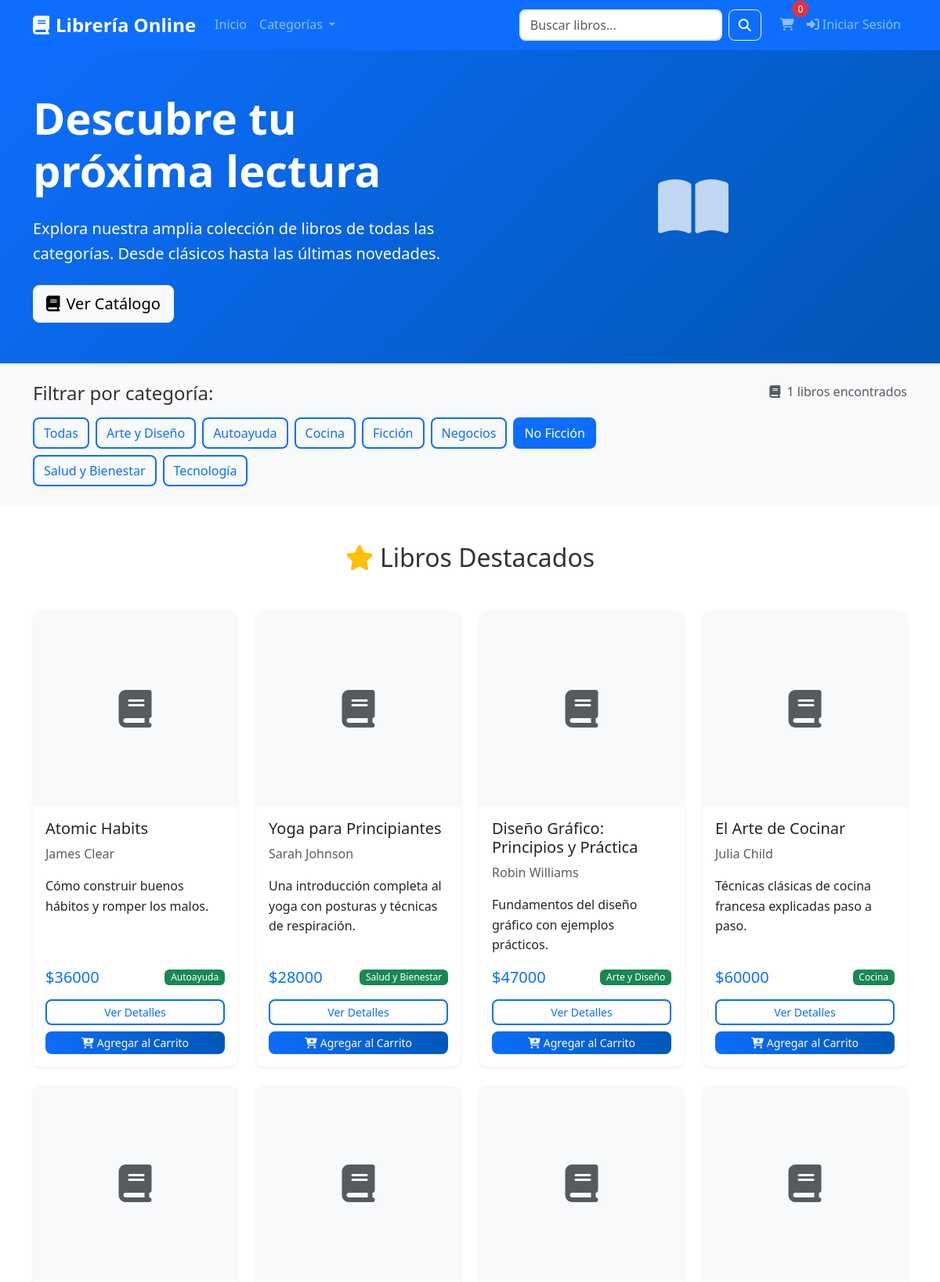
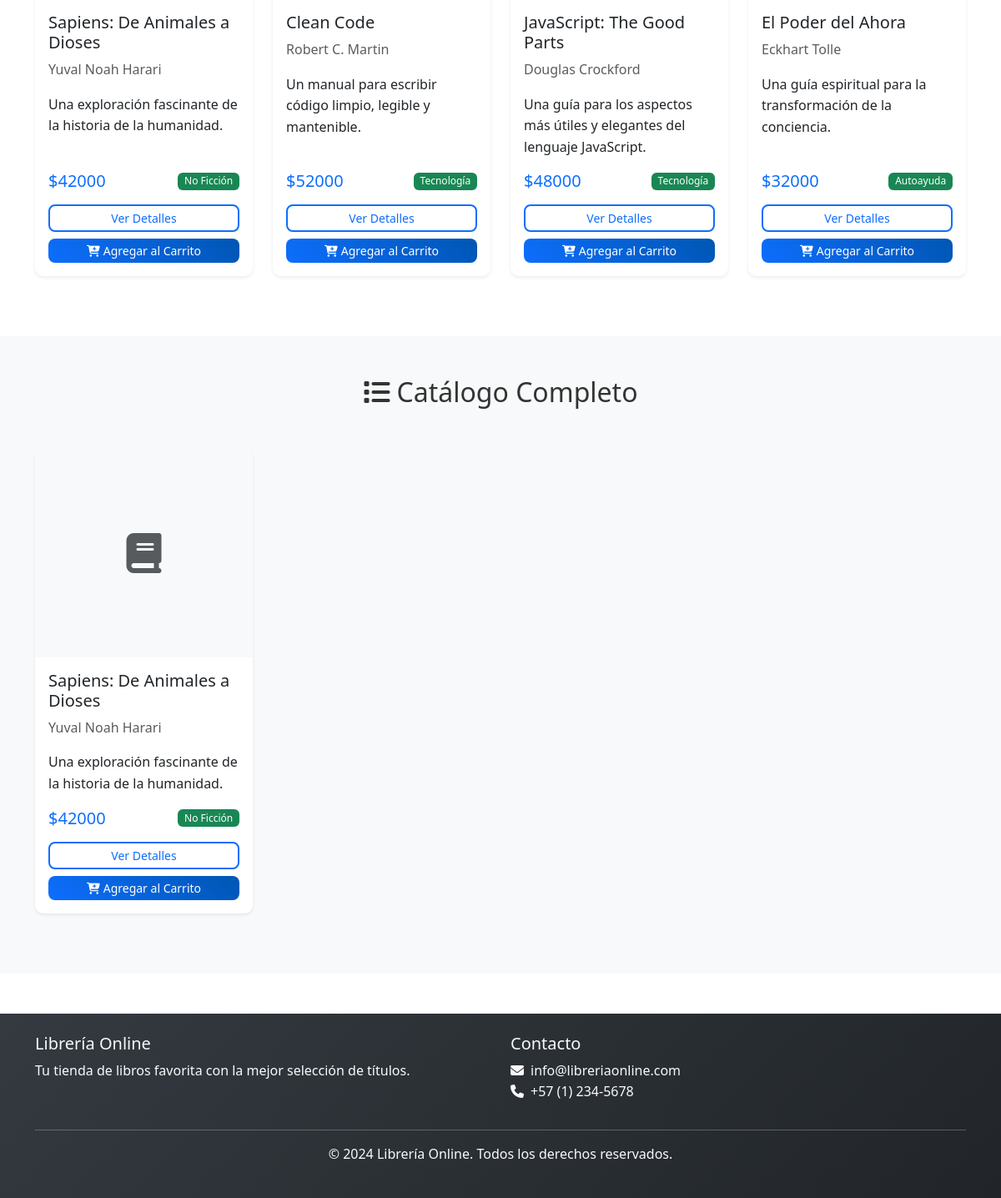
Page /?categoria=2 on the committed database (2 pictures, top to bottom).
### tienda/models.py (models this page shows, shortened)
class Categoria(models.Model):
    nombre = models.CharField(max_length=100, unique=True)
    descripcion = models.TextField(blank=True)
    fecha_creacion = models.DateTimeField(auto_now_add=True)
    class Meta:
        verbose_name = "Categoría"
        verbose_name_plural = "Categorías"
        ordering = ['nombre']

class Libro(models.Model):
    titulo = models.CharField(max_length=200)
    autor = models.CharField(max_length=200)
    descripcion = models.TextField()
    precio = models.DecimalField(
        max_digits=10,
        decimal_places=2,
        validators=[MinValueValidator(Decimal('0.01'))]
    )
    imagen = models.ImageField(upload_to='libros/', blank=True, null=True)
    categoria = models.ForeignKey(Categoria, on_delete=models.CASCADE)
    stock = models.PositiveIntegerField(default=0)
    fecha_publicacion = models.DateField(blank=True, null=True)
    isbn = models.CharField(max_length=20, blank=True)
    fecha_creacion = models.DateTimeField(auto_now_add=True)
    fecha_actualizacion = models.DateTimeField(auto_now=True)
    activo = models.BooleanField(default=True)
    class Meta:
        verbose_name = "Libro"
        verbose_name_plural = "Libros"
        ordering = ['-fecha_creacion']

### tienda/views.py (the view)
# urls.py: path('', views.index, name='index'),
def index(request):
    categorias = Categoria.objects.all()
    libros_destacados = Libro.objects.filter(activo=True, stock__gt=0)[:8]
    categoria_id = request.GET.get('categoria')
    busqueda = request.GET.get('busqueda')
    libros = Libro.objects.filter(activo=True, stock__gt=0)
    if categoria_id:
        libros = libros.filter(categoria_id=categoria_id)
    if busqueda:
        libros = libros.filter(
            models.Q(titulo__icontains=busqueda) |
            models.Q(autor__icontains=busqueda)
        )
    paginator = Paginator(libros, 12)
    page_number = request.GET.get('page')
    libros_paginados = paginator.get_page(page_number)
    carrito = obtener_o_crear_carrito(request)
    context = {
        'libros_destacados': libros_destacados,
        'libros': libros_paginados,
        'categorias': categorias,
        'categoria_actual': categoria_id,
        'busqueda_actual': busqueda,
        'cantidad_carrito': carrito.cantidad_total,
    }
    return render(request, 'tienda/index.html', context)

### tienda/models.py (called while the page is built)
    @property
    def cantidad_total(self):
        return sum(item.cantidad for item in self.items.all())

### tienda/views.py (called while the page is built)
def obtener_o_crear_carrito(request):
    if request.user.is_authenticated:
        carrito, created = Carrito.objects.get_or_create(usuario=request.user)
    else:
        session_key = request.session.session_key
        if not session_key:
            request.session.create()
            session_key = request.session.session_key
        carrito, created = Carrito.objects.get_or_create(session_key=session_key)
    return carrito

### templates/tienda/index.html (shortened to what this page needs)
{% extends 'base.html' %}
{% load static %}
{% block content %}
<section class="hero-section bg-primary text-white py-5">
    <div class="container">
        <div class="row align-items-center">
            <div class="col-lg-6">
                <h1 class="display-4 fw-bold mb-4">Descubre tu próxima lectura</h1>
                <p class="lead mb-4">Explora nuestra amplia colección de libros de todas las categorías. Desde clásicos hasta las últimas novedades.</p>
                <a href="#libros-destacados" class="btn btn-light btn-lg">
                    <i class="fas fa-book me-2"></i>Ver Catálogo
                </a>
            </div>
            <div class="col-lg-6 text-center">
                <i class="fas fa-book-open display-1 opacity-75"></i>
            </div>
        </div>
    </div>
</section>
<section class="py-4 bg-light">
    <div class="container">
        <div class="row">
            <div class="col-md-8">
                <h4 class="mb-3">Filtrar por categoría:</h4>
                <div class="d-flex flex-wrap gap-2">
                    <a href="{% url 'index' %}" class="btn btn-outline-primary {% if not categoria_actual %}active{% endif %}">
                        Todas
                    </a>
                    {% for categoria in categorias %}
                    <a href="{% url 'index' %}?categoria={{ categoria.id }}"
                       class="btn btn-outline-primary {% if categoria_actual == categoria.id|stringformat:'s' %}active{% endif %}">
                        {{ categoria.nombre }}
                    </a>
                    {% endfor %}
                </div>
            </div>
            <div class="col-md-4 text-end">
                <p class="text-muted mb-0">
                    <i class="fas fa-book me-1"></i>
                    {{ libros.paginator.count }} libros encontrados
                </p>
            </div>
        </div>
    </div>
</section>
{% if libros_destacados %}
<section id="libros-destacados" class="py-5">
    <div class="container">
        <h2 class="text-center mb-5">
            <i class="fas fa-star text-warning me-2"></i>Libros Destacados
        </h2>
        <div class="row">
            {% for libro in libros_destacados %}
            <div class="col-lg-3 col-md-4 col-sm-6 mb-4">
                <div class="card h-100 shadow-sm libro-card">
                    {% if libro.imagen %}
                    <img src="{{ libro.imagen.url }}" class="card-img-top" alt="{{ libro.titulo }}" style="height: 250px; object-fit: cover;">
                    {% else %}
                    <div class="card-img-top bg-light d-flex align-items-center justify-content-center" style="height: 250px;">
                        <i class="fas fa-book fa-3x text-muted"></i>
                    </div>
                    {% endif %}
                    <div class="card-body d-flex flex-column">
                        <h5 class="card-title">{{ libro.titulo }}</h5>
                        <p class="card-text text-muted">{{ libro.autor }}</p>
                        <p class="card-text flex-grow-1">{{ libro.descripcion|truncatewords:15 }}</p>
                        <div class="mt-auto">
                            <div class="d-flex justify-content-between align-items-center mb-3">
                                <span class="h5 text-primary mb-0">${{ libro.precio|floatformat:0 }}</span>
                                <span class="badge bg-success">{{ libro.categoria.nombre }}</span>
                            </div>
                            <div class="d-grid gap-2">
                                <a href="{% url 'detalle_libro' libro.id %}" class="btn btn-outline-primary btn-sm">
                                    Ver Detalles
                                </a>
                                <button class="btn btn-primary btn-sm agregar-carrito" data-libro-id="{{ libro.id }}">
                                    <i class="fas fa-cart-plus me-1"></i>Agregar al Carrito
                                </button>
                            </div>
                        </div>
                    </div>
                </div>
            </div>
            {% endfor %}
        </div>
    </div>
</section>
{% endif %}
<section class="py-5 bg-light">
    <div class="container">
        <h2 class="text-center mb-5">
            <i class="fas fa-list me-2"></i>Catálogo Completo
        </h2>
        {% if libros %}
        <div class="row">
            {% for libro in libros %}
            <div class="col-lg-3 col-md-4 col-sm-6 mb-4">
                <div class="card h-100 shadow-sm libro-card">
                    {% if libro.imagen %}
                    <img src="{{ libro.imagen.url }}" class="card-img-top" alt="{{ libro.titulo }}" style="height: 250px; object-fit: cover;">
                    {% else %}
                    <div class="card-img-top bg-light d-flex align-items-center justify-content-center" style="height: 250px;">
                        <i class="fas fa-book fa-3x text-muted"></i>
                    </div>
                    {% endif %}
                    <div class="card-body d-flex flex-column">
                        <h5 class="card-title">{{ libro.titulo }}</h5>
                        <p class="card-text text-muted">{{ libro.autor }}</p>
                        <p class="card-text flex-grow-1">{{ libro.descripcion|truncatewords:15 }}</p>
                        <div class="mt-auto">
                            <div class="d-flex justify-content-between align-items-center mb-3">
                                <span class="h5 text-primary mb-0">${{ libro.precio|floatformat:0 }}</span>
                                <span class="badge bg-success">{{ libro.categoria.nombre }}</span>
                            </div>
                            <div class="d-grid gap-2">
                                <a href="{% url 'detalle_libro' libro.id %}" class="btn btn-outline-primary btn-sm">
                                    Ver Detalles
                                </a>
                                <button class="btn btn-primary btn-sm agregar-carrito" data-libro-id="{{ libro.id }}">
                                    <i class="fas fa-cart-plus me-1"></i>Agregar al Carrito
                                </button>
                            </div>
                        </div>
                    </div>
                </div>
            </div>
            {% endfor %}
        </div>
        {% endif %}
    </div>
</section>
{% endblock %}

### static/css/style.css (style rules this page uses)
:root { --primary-color: #0d6efd; --secondary-color: #6c757d; --success-color: #198754; --danger-color: #dc3545; --warning-color: #ffc107; --info-color: #0dcaf0; --light-color: #f8f9fa; --dark-color: #212529; }
body { font-family: 'Segoe UI', Tahoma, Geneva, Verdana, sans-serif; line-height: 1.6; color: #333; }
.hero-section { background: linear-gradient(135deg, var(--primary-color) 0%, #0056b3 100%); min-height: 400px; display: flex; align-items: center; }
.libro-card { transition: transform 0.3s ease, box-shadow 0.3s ease; border: none; border-radius: 10px; overflow: hidden; }
.libro-card .card-img-top { transition: transform 0.3s ease; }
.btn { border-radius: 8px; font-weight: 500; transition: all 0.3s ease; }
.btn-primary { background: linear-gradient(45deg, var(--primary-color), #0056b3); border: none; }
.btn-outline-primary { border: 2px solid var(--primary-color); color: var(--primary-color); }
.badge { border-radius: 6px; font-weight: 500; }
.fas, .far, .fab { transition: transform 0.3s ease; }

### rows in the picture
Categoria: nombre "Arte y Diseño"
Categoria: nombre "Autoayuda"
Categoria: nombre "Cocina"
Categoria: nombre "Ficción"
Categoria: nombre "Negocios"
Categoria: nombre "No Ficción"
Categoria: nombre "Salud y Bienestar"
Categoria: nombre "Tecnología"
Libro: titulo "Atomic Habits", autor "James Clear", descripcion "Cómo construir buenos hábitos y romper los malos.", precio "36000", categoria.nombre "Autoayuda"
Libro: titulo "Yoga para Principiantes", autor "Sarah Johnson", descripcion "Una introducción completa al yoga con posturas y técnicas de respiración.", precio "28000", categoria.nombre "Salud y Bienestar"
Libro: titulo "Diseño Gráfico: Principios y Práctica", autor "Robin Williams", descripcion "Fundamentos del diseño gráfico con ejemplos prácticos.", precio "47000", categoria.nombre "Arte y Diseño"
Libro: titulo "El Arte de Cocinar", autor "Julia Child", descripcion "Técnicas clásicas de cocina francesa explicadas paso a paso.", precio "60000", categoria.nombre "Cocina"
Libro: titulo "Sapiens: De Animales a Dioses", autor "Yuval Noah Harari", descripcion "Una exploración fascinante de la historia de la humanidad.", precio "42000", categoria.nombre "No Ficción"
Libro: titulo "Clean Code", autor "Robert C. Martin", descripcion "Un manual para escribir código limpio, legible y mantenible.", precio "52000", categoria.nombre "Tecnología"
Libro: titulo "JavaScript: The Good Parts", autor "Douglas Crockford", descripcion "Una guía para los aspectos más útiles y elegantes del lenguaje JavaScript.", precio "48000", categoria.nombre "Tecnología"
Libro: titulo "El Poder del Ahora", autor "Eckhart Tolle", descripcion "Una guía espiritual para la transformación de la conciencia.", precio "32000", categoria.nombre "Autoayuda"

### other values in the picture
{{ cantidad_carrito|default:0 }} "0"
{{ libros.paginator.count }} "1"
